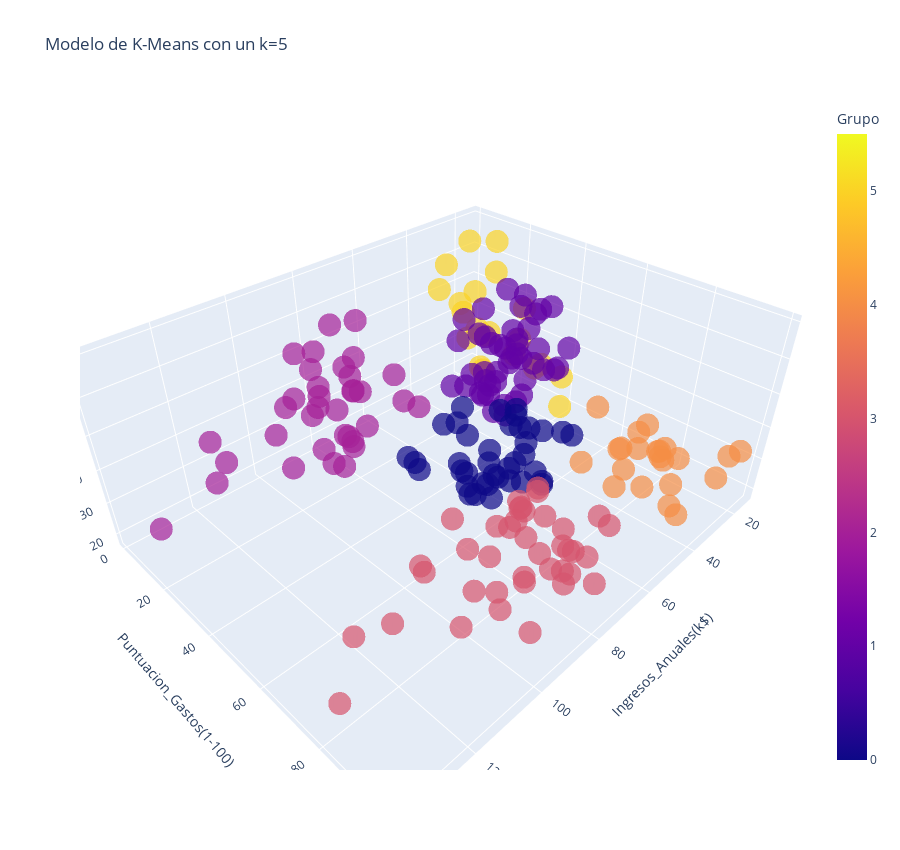

The code cell stored with this chart in its notebook:
### Code cell
# Crear un modelo 3D de los datos agrupados

Grafica_3D = px.scatter_3d(DatosBD_CC, x='Ingresos_Anuales(k$)', y='Puntuacion_Gastos(1-100)', z='Edad', color='Grupo', symbol='Grupo', symbol_map={0: 'circle', 1: 'circle', 2: 'circle', 3: 'circle', 4: 'circle', 5: 'circle'}, opacity=0.7, width=900, height=850, title=f'Modelo de K-Means con un k={5}', labels={'label': 'Cluster'}, color_discrete_map={})
Grafica_3D.update_layout(showlegend=False)

### Figure 1 — Plotly figure (JSON) as saved in the notebook; plotly's stock layout.template omitted (floating-point values rounded to 4 significant figures)
{"data": [{"hovertemplate": "Grupo=%{marker.color}<br>Ingresos_Anuales(k$)=%{x}<br>Puntuacion_Gastos(1-100)=%{y}<br>Edad=%{z}<extra></extra>", "legendgroup": "5", "marker": {"color": [5, 5, 5, 5, 5, 5, 5, 5, 5, 5, 5, 5, 5, 5, 5, 5, 5, 5, 5, 5, 5], "coloraxis": "coloraxis", "opacity": 0.7, "symbol": "circle"}, "mode": "markers", "name": "5", "scene": "scene", "showlegend": true, "type": "scatter3d", "x": [15, 16, 17, 18, 19, 19, 20, 20, 21, 23, 24, 25, 28, 28, 29, 30, 33, 33, 34, 37, 39], "y": [39, 6, 40, 6, 3, 14, 15, 13, 35, 29, 35, 5, 14, 32, 31, 4, 4, 14, 17, 26, 28], "z": [19, 20, 31, 35, 64, 67, 58, 37, 35, 52, 35, 46, 54, 45, 40, 60, 53, 49, 42, 36, 49]}, {"hovertemplate": "Grupo=%{marker.color}<br>Ingresos_Anuales(k$)=%{x}<br>Puntuacion_Gastos(1-100)=%{y}<br>Edad=%{z}<extra></extra>", "legendgroup": "4", "marker": {"color": [4, 4, 4, 4, 4, 4, 4, 4, 4, 4, 4, 4, 4, 4, 4, 4, 4, 4, 4, 4, 4, 4], "coloraxis": "coloraxis", "opacity": 0.7, "symbol": "circle"}, "mode": "markers", "name": "4", "scene": "scene", "showlegend": true, "type": "scatter3d", "x": [15, 16, 17, 18, 19, 19, 20, 20, 21, 23, 24, 25, 28, 28, 29, 30, 33, 33, 34, 37, 38, 39], "y": [81, 77, 76, 94, 72, 99, 77, 79, 66, 98, 73, 73, 82, 61, 87, 73, 92, 81, 73, 75, 92, 65], "z": [21, 23, 22, 23, 30, 35, 24, 22, 20, 35, 25, 31, 29, 35, 23, 21, 18, 21, 30, 20, 24, 24]}, {"hovertemplate": "Grupo=%{marker.color}<br>Ingresos_Anuales(k$)=%{x}<br>Puntuacion_Gastos(1-100)=%{y}<br>Edad=%{z}<extra></extra>", "legendgroup": "1", "marker": {"color": [1, 1, 1, 1, 1, 1, 1, 1, 1, 1, 1, 1, 1, 1, 1, 1, 1, 1, 1, 1, 1, 1, 1, 1, 1, 1, 1, 1, 1, 1, 1, 1, 1, 1, 1, 1, 1, 1, 1, 1, 1, 1, 1, 1, 1], "coloraxis": "coloraxis", "opacity": 0.7, "symbol": "circle"}, "mode": "markers", "name": "1", "scene": "scene", "showlegend": true, "type": "scatter3d", "x": [38, 39, 40, 42, 43, 43, 43, 44, 44, 46, 46, 47, 47, 48, 48, 48, 49, 49, 50, 50, 54, 54, 54, 54, 54, 54, 54, 57, 58, 59, 60, 60, 61, 62, 62, 62, 63, 63, 63, 63, 63, 65, 65, 67, 67], "y": [35, 36, 55, 52, 60, 45, 41, 50, 46, 46, 56, 52, 59, 51, 50, 48, 55, 42, 49, 56, 47, 53, 42, 51, 41, 44, 46, 58, 46, 55, 49, 47, 42, 48, 59, 56, 50, 46, 43, 48, 52, 43, 59, 43, 57], "z": [65, 48, 50, 49, 59, 50, 47, 51, 69, 53, 70, 67, 54, 63, 43, 68, 70, 47, 60, 60, 59, 45, 49, 57, 67, 46, 48, 55, 50, 68, 48, 47, 48, 49, 67, 49, 66, 54, 68, 66, 65, 63, 49, 51, 50]}, {"hovertemplate": "Grupo=%{marker.color}<br>Ingresos_Anuales(k$)=%{x}<br>Puntuacion_Gastos(1-100)=%{y}<br>Edad=%{z}<extra></extra>", "legendgroup": "0", "marker": {"color": [0, 0, 0, 0, 0, 0, 0, 0, 0, 0, 0, 0, 0, 0, 0, 0, 0, 0, 0, 0, 0, 0, 0, 0, 0, 0, 0, 0, 0, 0, 0, 0, 0, 0, 0, 0, 0, 0], "coloraxis": "coloraxis", "opacity": 0.7, "symbol": "circle"}, "mode": "markers", "name": "0", "scene": "scene", "showlegend": true, "type": "scatter3d", "x": [39, 40, 40, 40, 42, 43, 46, 46, 48, 48, 48, 54, 54, 54, 54, 54, 57, 58, 59, 60, 60, 60, 60, 61, 62, 62, 62, 63, 64, 64, 65, 65, 67, 67, 69, 70, 72, 76], "y": [61, 47, 42, 42, 60, 54, 51, 55, 59, 59, 47, 54, 48, 52, 55, 57, 55, 60, 41, 40, 42, 52, 50, 49, 41, 55, 42, 54, 42, 46, 48, 50, 56, 40, 58, 29, 34, 40], "z": [31, 27, 29, 31, 33, 31, 27, 19, 18, 19, 32, 26, 40, 23, 38, 21, 22, 34, 18, 40, 32, 24, 27, 20, 23, 26, 21, 19, 38, 19, 18, 19, 27, 38, 40, 23, 25, 28]}, {"hovertemplate": "Grupo=%{marker.color}<br>Ingresos_Anuales(k$)=%{x}<br>Puntuacion_Gastos(1-100)=%{y}<br>Edad=%{z}<extra></extra>", "legendgroup": "3", "marker": {"color": [3, 3, 3, 3, 3, 3, 3, 3, 3, 3, 3, 3, 3, 3, 3, 3, 3, 3, 3, 3, 3, 3, 3, 3, 3, 3, 3, 3, 3, 3, 3, 3, 3, 3, 3, 3, 3, 3, 3], "coloraxis": "coloraxis", "opacity": 0.7, "symbol": "circle"}, "mode": "markers", "name": "3", "scene": "scene", "showlegend": true, "type": "scatter3d", "x": [69, 70, 71, 71, 71, 72, 73, 73, 74, 75, 76, 77, 77, 78, 78, 78, 78, 78, 78, 79, 81, 85, 86, 87, 87, 87, 88, 88, 93, 97, 98, 99, 101, 103, 103, 113, 120, 126, 137], "y": [91, 77, 95, 75, 75, 71, 88, 73, 72, 93, 87, 97, 74, 90, 88, 76, 89, 78, 73, 83, 93, 75, 95, 63, 75, 92, 86, 69, 90, 86, 88, 97, 68, 85, 69, 91, 79, 74, 83], "z": [39, 31, 40, 38, 39, 31, 29, 32, 35, 32, 32, 28, 32, 34, 39, 38, 27, 30, 30, 29, 31, 36, 33, 32, 28, 36, 30, 27, 35, 32, 29, 30, 28, 36, 32, 38, 35, 32, 30]}, {"hovertemplate": "Grupo=%{marker.color}<br>Ingresos_Anuales(k$)=%{x}<br>Puntuacion_Gastos(1-100)=%{y}<br>Edad=%{z}<extra></extra>", "legendgroup": "2", "marker": {"color": [2, 2, 2, 2, 2, 2, 2, 2, 2, 2, 2, 2, 2, 2, 2, 2, 2, 2, 2, 2, 2, 2, 2, 2, 2, 2, 2, 2, 2, 2, 2, 2, 2, 2, 2], "coloraxis": "coloraxis", "opacity": 0.7, "symbol": "circle"}, "mode": "markers", "name": "2", "scene": "scene", "showlegend": true, "type": "scatter3d", "x": [71, 71, 71, 73, 73, 74, 75, 77, 77, 78, 78, 78, 78, 78, 78, 79, 81, 85, 86, 87, 87, 87, 88, 88, 93, 97, 98, 99, 101, 103, 103, 113, 120, 126, 137], "y": [35, 11, 9, 5, 7, 10, 5, 12, 36, 22, 17, 20, 16, 1, 1, 35, 5, 26, 20, 27, 13, 10, 13, 15, 14, 32, 15, 39, 24, 17, 23, 8, 16, 28, 18], "z": [43, 59, 47, 20, 44, 19, 57, 25, 48, 34, 43, 44, 47, 37, 34, 56, 19, 50, 42, 36, 40, 36, 52, 58, 59, 37, 46, 41, 54, 41, 34, 33, 47, 45, 32]}], "layout": {"coloraxis": {"colorbar": {"title": {"text": "Grupo"}}, "colorscale": [[0, "#0d0887"], [0.1111, "#46039f"], [0.2222, "#7201a8"], [0.3333, "#9c179e"], [0.4444, "#bd3786"], [0.5556, "#d8576b"], [0.6667, "#ed7953"], [0.7778, "#fb9f3a"], [0.8889, "#fdca26"], [1, "#f0f921"]]}, "height": 850, "legend": {"title": {"text": "Grupo"}, "tracegroupgap": 0}, "scene": {"domain": {"x": [0, 1], "y": [0, 1]}, "xaxis": {"title": {"text": "Ingresos_Anuales(k$)"}}, "yaxis": {"title": {"text": "Puntuacion_Gastos(1-100)"}}, "zaxis": {"title": {"text": "Edad"}}}, "showlegend": false, "title": {"text": "Modelo de K-Means con un k=5"}, "width": 900}}
